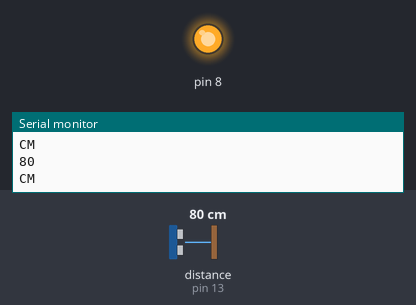
A sketch run on a simulated Arduino Uno, built with avr-gcc and run on an emulated ATmega328P. On the bench: output pins drawn as LEDs (lit = HIGH), the last lines printed to the serial monitor. The inputs (shaded band) are chosen by the test bench; at power-on: distance to the obstacle (sensor on pin 13) 80 cm. The echo pulse lasts 58.3 µs per cm; pins used as bus, display or sensor lines are not drawn.

Above: at 1.2 s.
1.3 s: distance to the obstacle (sensor on pin 13) set to 52 cm
2.8 s: distance to the obstacle (sensor on pin 13) set to 45 cm
At 4.0 s:
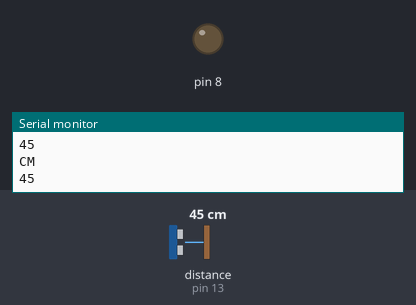
4.3 s: distance to the obstacle (sensor on pin 13) set to 60 cm
At 5.5 s:
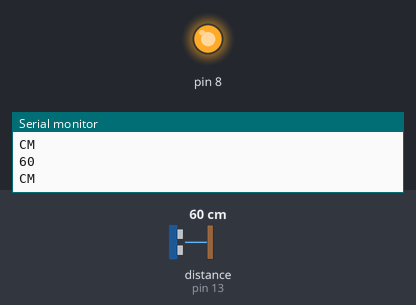
5.8 s: distance to the obstacle (sensor on pin 13) set to 2 cm
At 6.4 s:
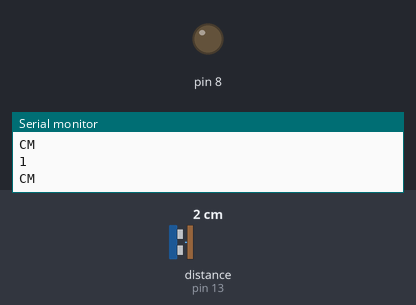
Timing chart, 0 to 8.3 s (numbered marks = the images above; inputs shaded):
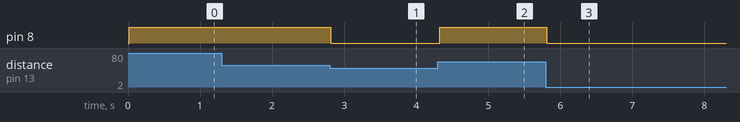

The sketch:

sketch_mar23a.ino
```cpp
void setup() {
  Serial.begin(9600);
  pinMode (8,OUTPUT);
  pinMode (12,OUTPUT);
  pinMode (13,INPUT);
  // put your setup code here, to run once:

}

void loop() {
long duration,distance;
digitalWrite(12,HIGH);
delayMicroseconds(1000);
digitalWrite(12,LOW);
duration = pulseIn(13,HIGH);
distance = (duration/2)/29.1;
Serial.println(distance);
Serial.println("CM");
delay(10);
 if ((distance<50)) {
    digitalWrite(8,LOW);
  } else if((distance>=50)) {
    digitalWrite(8,HIGH);
  }

}
```

Measured:
- the behaviour switches between 50 and 49 cm on distance to the obstacle (sensor on pin 13) (found by bisection; images 0 and 1)
- after the input at 2.8 s, pin 8: HIGH → LOW at once
- after the input at 4.3 s, pin 8: LOW → HIGH at once
- after the input at 5.8 s, pin 8: HIGH → LOW at once
